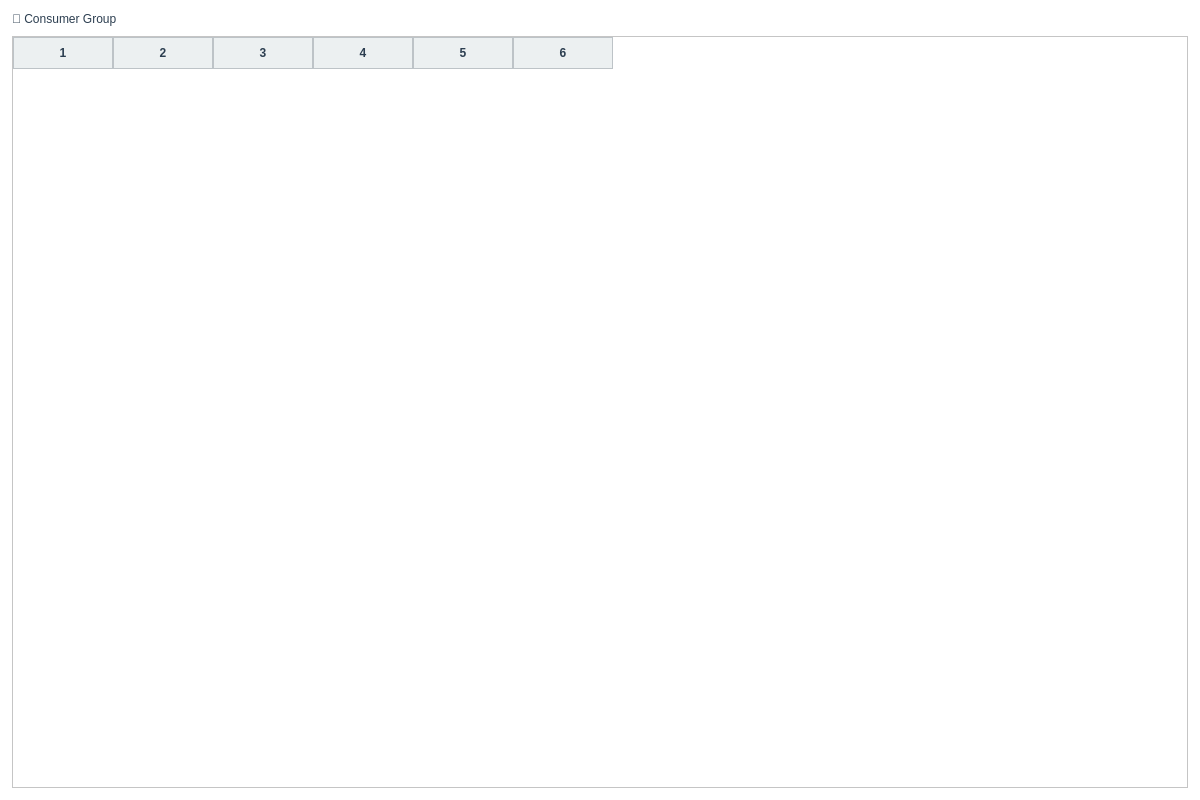
<?xml version="1.0" encoding="UTF-8"?>
<ui version="4.0">
 <class>ConsumerTab</class>
 <widget class="QWidget" name="ConsumerTab">
  <property name="geometry">
   <rect>
    <x>0</x>
    <y>0</y>
    <width>1200</width>
    <height>800</height>
   </rect>
  </property>
  <property name="windowTitle">
   <string>Consumer Group</string>
  </property>
  <property name="styleSheet">
   <string notr="true">QWidget {
    background-color: #FFFFFF;
    color: #2C3E50;
    font-family: &quot;맑은 고딕&quot;;
    font-size: 9pt;
}

QTabWidget::pane {
    border: 1px solid #BDC3C7;
    background-color: #FFFFFF;
}

QTabBar::tab {
    background-color: #ECF0F1;
    color: #2C3E50;
    padding: 8px 16px;
    margin-right: 2px;
    border: 1px solid #BDC3C7;
    border-bottom: none;
    border-top-left-radius: 4px;
    border-top-right-radius: 4px;
}

QTabBar::tab:selected {
    background-color: #3498DB;
    color: #FFFFFF;
    font-weight: bold;
}

QTabBar::tab:hover {
    background-color: #D5DBDB;
}

QTableWidget {
    gridline-color: #BDC3C7;
    background-color: #FFFFFF;
    alternate-background-color: #F8F9FA;
    selection-background-color: #3498DB;
    selection-color: #FFFFFF;
}

QTableWidget::item {
    padding: 4px;
    border: none;
}

QHeaderView::section {
    background-color: #ECF0F1;
    color: #2C3E50;
    padding: 6px;
    border: 1px solid #BDC3C7;
    font-weight: bold;
}

QLineEdit, QTextEdit, QPlainTextEdit {
    background-color: #FFFFFF;
    border: 1px solid #BDC3C7;
    border-radius: 3px;
    padding: 4px;
    color: #2C3E50;
}

QLineEdit:focus, QTextEdit:focus, QPlainTextEdit:focus {
    border: 2px solid #3498DB;
}

QPushButton {
    background-color: #3498DB;
    color: #FFFFFF;
    border: none;
    border-radius: 4px;
    padding: 6px 12px;
    font-weight: bold;
}

QPushButton:hover {
    background-color: #2980B9;
}

QPushButton:pressed {
    background-color: #1F618D;
}

QPushButton:disabled {
    background-color: #BDC3C7;
    color: #7F8C8D;
}

QLabel {
    color: #2C3E50;
    background-color: transparent;
}

QGroupBox {
    border: 2px solid #BDC3C7;
    border-radius: 5px;
    margin-top: 10px;
    padding-top: 10px;
    background-color: #F8F9FA;
}

QGroupBox::title {
    subcontrol-origin: margin;
    subcontrol-position: top left;
    padding: 0 5px;
    color: #2C3E50;
    font-weight: bold;
}

QProgressBar {
    border: 1px solid #BDC3C7;
    border-radius: 3px;
    text-align: center;
    background-color: #ECF0F1;
}

QProgressBar::chunk {
    background-color: #3498DB;
}</string>
  </property>
  <layout class="QVBoxLayout" name="verticalLayout">
   <property name="spacing">
    <number>10</number>
   </property>
   <property name="leftMargin">
    <number>12</number>
   </property>
   <property name="topMargin">
    <number>12</number>
   </property>
   <property name="rightMargin">
    <number>12</number>
   </property>
   <property name="bottomMargin">
    <number>12</number>
   </property>
   <item>
    <widget class="QLabel" name="label_title">
     <property name="text">
      <string>👥 Consumer Group</string>
     </property>
     <property name="styleSheet">
   <string notr="true">QWidget {
    background-color: #FFFFFF;
    color: #2C3E50;
    font-family: &quot;맑은 고딕&quot;;
    font-size: 9pt;
}

QTabWidget::pane {
    border: 1px solid #BDC3C7;
    background-color: #FFFFFF;
}

QTabBar::tab {
    background-color: #ECF0F1;
    color: #2C3E50;
    padding: 8px 16px;
    margin-right: 2px;
    border: 1px solid #BDC3C7;
    border-bottom: none;
    border-top-left-radius: 4px;
    border-top-right-radius: 4px;
}

QTabBar::tab:selected {
    background-color: #3498DB;
    color: #FFFFFF;
    font-weight: bold;
}

QTabBar::tab:hover {
    background-color: #D5DBDB;
}

QTableWidget {
    gridline-color: #BDC3C7;
    background-color: #FFFFFF;
    alternate-background-color: #F8F9FA;
    selection-background-color: #3498DB;
    selection-color: #FFFFFF;
}

QTableWidget::item {
    padding: 4px;
    border: none;
}

QHeaderView::section {
    background-color: #ECF0F1;
    color: #2C3E50;
    padding: 6px;
    border: 1px solid #BDC3C7;
    font-weight: bold;
}

QLineEdit, QTextEdit, QPlainTextEdit {
    background-color: #FFFFFF;
    border: 1px solid #BDC3C7;
    border-radius: 3px;
    padding: 4px;
    color: #2C3E50;
}

QLineEdit:focus, QTextEdit:focus, QPlainTextEdit:focus {
    border: 2px solid #3498DB;
}

QPushButton {
    background-color: #3498DB;
    color: #FFFFFF;
    border: none;
    border-radius: 4px;
    padding: 6px 12px;
    font-weight: bold;
}

QPushButton:hover {
    background-color: #2980B9;
}

QPushButton:pressed {
    background-color: #1F618D;
}

QPushButton:disabled {
    background-color: #BDC3C7;
    color: #7F8C8D;
}

QLabel {
    color: #2C3E50;
    background-color: transparent;
}

QGroupBox {
    border: 2px solid #BDC3C7;
    border-radius: 5px;
    margin-top: 10px;
    padding-top: 10px;
    background-color: #F8F9FA;
}

QGroupBox::title {
    subcontrol-origin: margin;
    subcontrol-position: top left;
    padding: 0 5px;
    color: #2C3E50;
    font-weight: bold;
}

QProgressBar {
    border: 1px solid #BDC3C7;
    border-radius: 3px;
    text-align: center;
    background-color: #ECF0F1;
}

QProgressBar::chunk {
    background-color: #3498DB;
}</string>
  </property>
    </widget>
   </item>
   <item>
    <widget class="QTableWidget" name="table_consumers">
     <property name="columnCount">
      <number>6</number>
     </property>
     <attribute name="horizontalHeaderLabels">
      <stringlist>
       <string>그룹 ID</string>
       <string>토픽</string>
       <string>파티션</string>
       <string>현재 오프셋</string>
       <string>최신 오프셋</string>
       <string>랙</string>
      </stringlist>
     </attribute>
     <property name="selectionBehavior">
      <enum>QAbstractItemView::SelectRows</enum>
     </property>
     <property name="editTriggers">
      <set>QAbstractItemView::NoEditTriggers</set>
     </property>
     <property name="alternatingRowColors">
      <bool>true</bool>
     </property>
    </widget>
   </item>
  </layout>
 </widget>
 <resources/>
 <connections/>
</ui>
